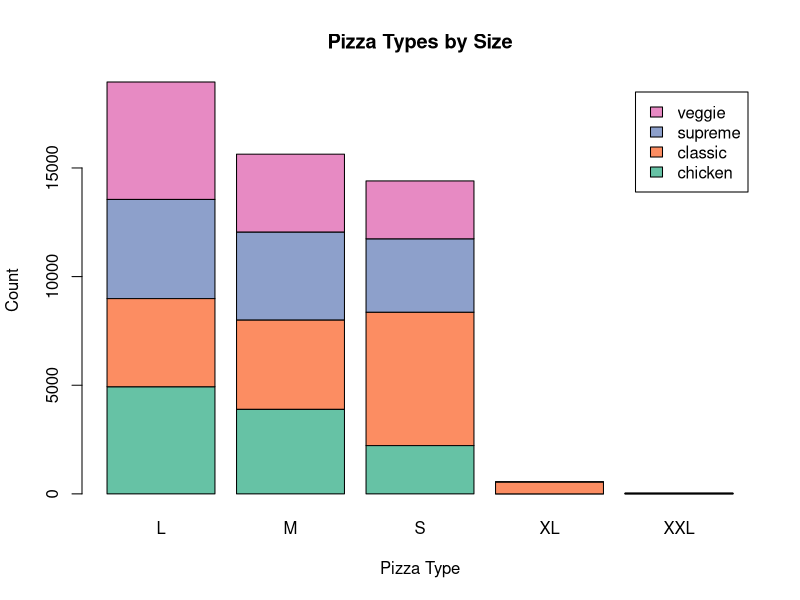
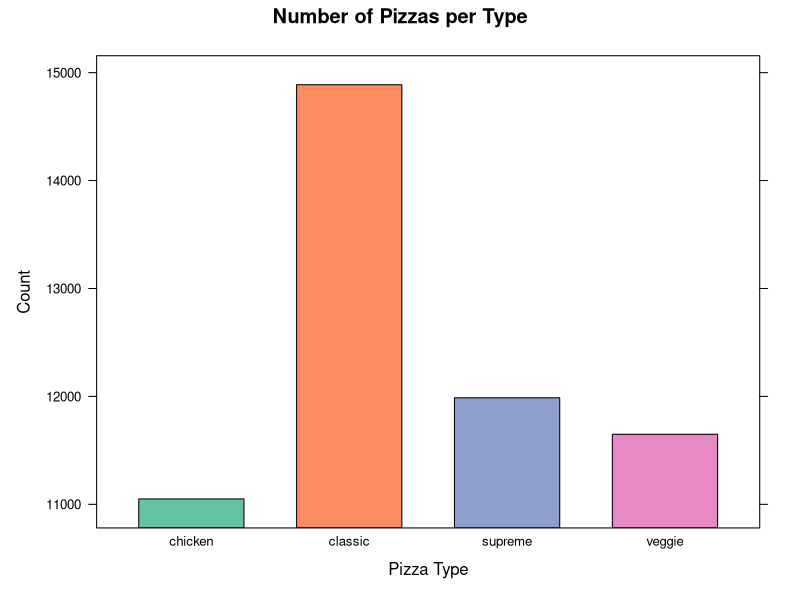
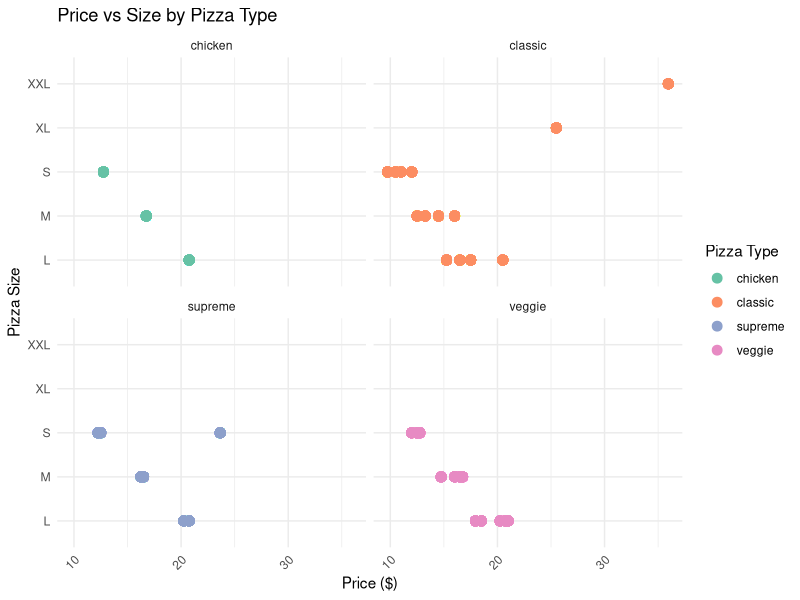

Generate these figures, in order, with R:
library(hms)
library(lattice)
library(ggplot2)
library(dplyr)
library(RColorBrewer)

# Set working directory
setwd("G:/My Drive/USF/R Programming/Week 9 - Visualization")

# Read the pizzaplace.csv
pizzaSales <- read.csv("pizzaplace.csv")

### Data cleaning and preparation ###

# Remove id and rownames columns
pizzaSales$id <- NULL
pizzaSales$rownames <- NULL

# Set data column to date
pizzaSales$date <- as.Date(pizzaSales$date)

# Use hms package to set time data type without date
pizzaSales$time <- as_hms(pizzaSales$time)

# Function to set column as a factor
setFactor <- function(data, colname) {
  data[[colname]] <- as.factor(data[[colname]])
  return(data)
}

# List of all columns to convert to factor
factorColumns <- c(
  "name",
  "size",
  "type"
)

# Factor levels
levels(pizzaSales$name)
levels(pizzaSales$size)
levels(pizzaSales$type)

# Loop through the columns and apply the function
for (col in factorColumns) {
  pizzaSales <- setFactor(pizzaSales, col)
}

### Exploratory analysis ###

# Distribution of pizzas by size
table(pizzaSales$size)

# Distribution of pizzas by type
table(pizzaSales$type)

# Distribution of pizzas by name
table(pizzaSales$name)

### 1. Graphic in base R ###

# Create a table of pizza types and sizes
pizzaSizeCounts <- table(pizzaSales$type, pizzaSales$size)

barplot(pizzaSizeCounts, 
        col = brewer.pal(n = 4, name = "Set2"), 
        legend = rownames(pizzaSizeCounts),
        main = "Pizza Types by Size",
        xlab = "Pizza Type", 
        ylab = "Count")

### 2. Graphic using lattice package ###

# Create a frequency table of pizza types
pizzaCounts <- as.data.frame(table(pizzaSales$type))

# Bar chart visualization
barchart(Freq ~ Var1, data = pizzaCounts, 
         col = brewer.pal(n = 4, name = "Set2"),
         xlab = "Pizza Type", ylab = "Count",
         main = "Number of Pizzas per Type")

### 3. ggplot2 visual ###

# Faceted Scatter Plot: Price vs. Size by Type
ggplot(pizzaSales, aes(x = price, y = size, color = type)) +
  geom_point(alpha = 1, size = 3) +                   # Scatter plot points
  facet_wrap(~ type) +                                # Facet by pizza type
  labs(title = "Price vs Size by Pizza Type",         # Title
       x = "Price ($)",                               # X-axis label
       y = "Pizza Size",                              # Y-axis label
       color = "Pizza Type") +                        # Color legend
  theme_minimal() +                                   # Clean theme
  scale_color_brewer(palette = "Set2") +
  theme(axis.text.x = element_text(angle = 45, hjust = 1)) # Rotate x-axis label


